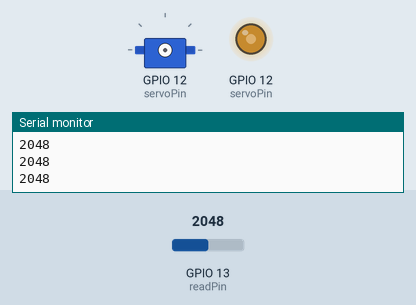
The sketch below on a simulated ESP32. Shown: servo, output pins drawn as LEDs (lit = HIGH), the last lines printed to the serial monitor. The inputs (shaded band) are chosen by the test bench; at power-on: GPIO 13 (readPin) = 2048. Servo pulses on a pin are drawn as a servo (544–2400 µs = 0–180°); pins used as bus, display or sensor lines are not drawn.

Above: at 1.2 s.
1.3 s: GPIO 13 (readPin) set to 2866
At 2.5 s:
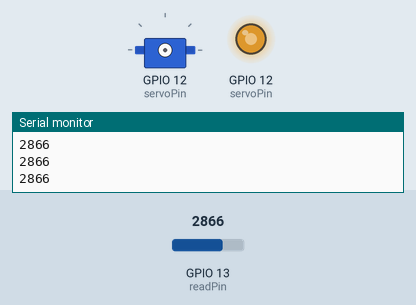
2.8 s: GPIO 13 (readPin) set to 3603
At 3.7 s:
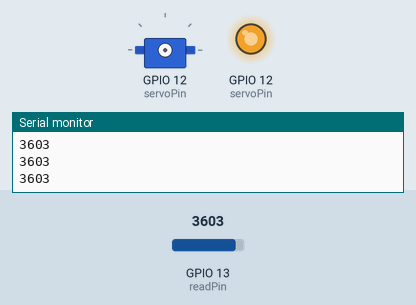
4.3 s: GPIO 13 (readPin) set to 491
Timing chart, 0 to 7.3 s (numbered marks = the images above; inputs shaded):
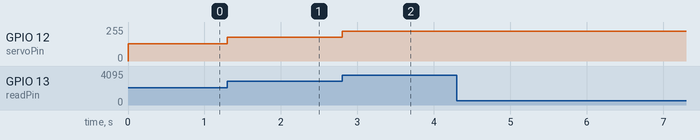

Measured:
- after the input at 1.3 s, GPIO 12 (servoPin): 128/255 → 178/255 at once
- after the input at 2.8 s, GPIO 12 (servoPin): 178/255 → 224/255 at once

The sketch:

analogred_and_servo.ino
```cpp
int freq = 50; // Hz for PWM
int bits = 12;  // bits of resolution

int readPin = 13;
int servoPin = 12;
int servoChannel = 1;

void setup() {
  Serial.begin(9600);

  ledcAttachPin(servoPin, servoChannel);
  ledcSetup(servoChannel, freq, bits);
}

void loop() {
  int val = analogRead(readPin); // top left
  ledcWrite(servoChannel, val);
  Serial.println(val);
}
```
